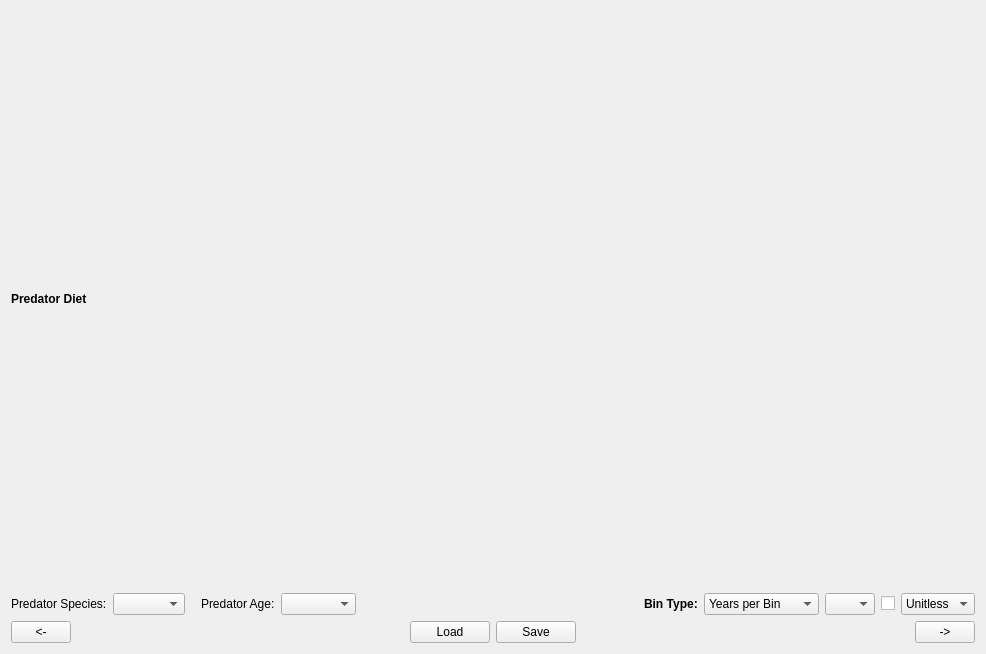
<?xml version="1.0" encoding="UTF-8"?>
<ui version="4.0">
 <class>MSCAA_Tab3_DietTab</class>
 <widget class="QWidget" name="MSCAA_Tab3_DietTab">
  <property name="geometry">
   <rect>
    <x>0</x>
    <y>0</y>
    <width>986</width>
    <height>654</height>
   </rect>
  </property>
  <property name="windowTitle">
   <string>Form</string>
  </property>
  <layout class="QVBoxLayout" name="verticalLayout">
   <item>
    <widget class="QLabel" name="label_3">
     <property name="font">
      <font>
       <weight>75</weight>
       <bold>true</bold>
      </font>
     </property>
     <property name="text">
      <string>Predator Diet</string>
     </property>
    </widget>
   </item>
   <item>
    <layout class="QHBoxLayout" name="horizontalLayout">
     <item>
      <widget class="QLabel" name="label">
       <property name="font">
        <font>
         <weight>50</weight>
         <bold>false</bold>
        </font>
       </property>
       <property name="text">
        <string>Predator Species:</string>
       </property>
      </widget>
     </item>
     <item>
      <widget class="QComboBox" name="MSCAA_Tab3_PredatorSpeciesCMB">
       <property name="font">
        <font>
         <weight>50</weight>
         <bold>false</bold>
        </font>
       </property>
      </widget>
     </item>
     <item>
      <spacer name="horizontalSpacer_2">
       <property name="orientation">
        <enum>Qt::Horizontal</enum>
       </property>
       <property name="sizeType">
        <enum>QSizePolicy::Fixed</enum>
       </property>
       <property name="sizeHint" stdset="0">
        <size>
         <width>10</width>
         <height>20</height>
        </size>
       </property>
      </spacer>
     </item>
     <item>
      <widget class="QLabel" name="label_2">
       <property name="font">
        <font>
         <weight>50</weight>
         <bold>false</bold>
        </font>
       </property>
       <property name="text">
        <string>Predator Age:</string>
       </property>
      </widget>
     </item>
     <item>
      <widget class="QComboBox" name="MSCAA_Tab3_PredatorAgeCMB">
       <property name="sizePolicy">
        <sizepolicy hsizetype="Fixed" vsizetype="Fixed">
         <horstretch>0</horstretch>
         <verstretch>0</verstretch>
        </sizepolicy>
       </property>
       <property name="minimumSize">
        <size>
         <width>75</width>
         <height>0</height>
        </size>
       </property>
       <property name="maximumSize">
        <size>
         <width>75</width>
         <height>16777215</height>
        </size>
       </property>
       <property name="font">
        <font>
         <weight>50</weight>
         <bold>false</bold>
        </font>
       </property>
      </widget>
     </item>
     <item>
      <spacer name="horizontalSpacer">
       <property name="orientation">
        <enum>Qt::Horizontal</enum>
       </property>
       <property name="sizeHint" stdset="0">
        <size>
         <width>40</width>
         <height>20</height>
        </size>
       </property>
      </spacer>
     </item>
     <item>
      <widget class="QLabel" name="label_4">
       <property name="font">
        <font>
         <weight>75</weight>
         <bold>true</bold>
        </font>
       </property>
       <property name="text">
        <string>Bin Type:</string>
       </property>
      </widget>
     </item>
     <item>
      <widget class="QComboBox" name="MSCAA_Tab3_BinTypeCMB">
       <property name="sizePolicy">
        <sizepolicy hsizetype="Fixed" vsizetype="Fixed">
         <horstretch>0</horstretch>
         <verstretch>0</verstretch>
        </sizepolicy>
       </property>
       <property name="minimumSize">
        <size>
         <width>115</width>
         <height>0</height>
        </size>
       </property>
       <property name="maximumSize">
        <size>
         <width>115</width>
         <height>16777215</height>
        </size>
       </property>
       <item>
        <property name="text">
         <string>Years per Bin</string>
        </property>
       </item>
       <item>
        <property name="text">
         <string>Number of Bins</string>
        </property>
       </item>
      </widget>
     </item>
     <item>
      <widget class="QComboBox" name="MSCAA_Tab3_NumSegCMB">
       <property name="sizePolicy">
        <sizepolicy hsizetype="Fixed" vsizetype="Fixed">
         <horstretch>0</horstretch>
         <verstretch>0</verstretch>
        </sizepolicy>
       </property>
       <property name="minimumSize">
        <size>
         <width>50</width>
         <height>0</height>
        </size>
       </property>
       <property name="maximumSize">
        <size>
         <width>50</width>
         <height>16777215</height>
        </size>
       </property>
       <property name="toolTip">
        <string>Number of Years per Bin</string>
       </property>
       <property name="statusTip">
        <string>Number of Years per Bin</string>
       </property>
      </widget>
     </item>
     <item>
      <widget class="QCheckBox" name="MSCAA_Tab3_AutoFillSegCB">
       <property name="toolTip">
        <string>Fill the First Year and Last Year segment cells</string>
       </property>
       <property name="statusTip">
        <string>Fill the First Year and Last Year segment cells</string>
       </property>
       <property name="text">
        <string/>
       </property>
      </widget>
     </item>
     <item>
      <widget class="QComboBox" name="MSCAA_Tab3_UnitsCMB">
       <property name="toolTip">
        <string>Units</string>
       </property>
       <property name="statusTip">
        <string>Units</string>
       </property>
       <item>
        <property name="text">
         <string>Unitless</string>
        </property>
       </item>
      </widget>
     </item>
    </layout>
   </item>
   <item>
    <layout class="QVBoxLayout" name="MSCAA_Tab3_TVLayoutLT"/>
   </item>
   <item>
    <layout class="QHBoxLayout" name="horizontalLayout_87">
     <item>
      <widget class="QPushButton" name="MSCAA_Tab3_PrevPB">
       <property name="sizePolicy">
        <sizepolicy hsizetype="Fixed" vsizetype="Fixed">
         <horstretch>0</horstretch>
         <verstretch>0</verstretch>
        </sizepolicy>
       </property>
       <property name="minimumSize">
        <size>
         <width>60</width>
         <height>0</height>
        </size>
       </property>
       <property name="maximumSize">
        <size>
         <width>60</width>
         <height>16777215</height>
        </size>
       </property>
       <property name="toolTip">
        <string>Go to the previous page</string>
       </property>
       <property name="statusTip">
        <string>Go to the previous page</string>
       </property>
       <property name="text">
        <string>&lt;-</string>
       </property>
      </widget>
     </item>
     <item>
      <spacer name="horizontalSpacer_95">
       <property name="orientation">
        <enum>Qt::Horizontal</enum>
       </property>
       <property name="sizeHint" stdset="0">
        <size>
         <width>40</width>
         <height>20</height>
        </size>
       </property>
      </spacer>
     </item>
     <item>
      <widget class="QPushButton" name="MSCAA_Tab3_LoadPB">
       <property name="enabled">
        <bool>true</bool>
       </property>
       <property name="toolTip">
        <string>Load table data</string>
       </property>
       <property name="statusTip">
        <string>Load table data</string>
       </property>
       <property name="text">
        <string>Load</string>
       </property>
      </widget>
     </item>
     <item>
      <widget class="QPushButton" name="MSCAA_Tab3_SavePB">
       <property name="enabled">
        <bool>true</bool>
       </property>
       <property name="toolTip">
        <string>Save above table data</string>
       </property>
       <property name="statusTip">
        <string>Save above table data</string>
       </property>
       <property name="text">
        <string>Save</string>
       </property>
      </widget>
     </item>
     <item>
      <spacer name="verticalSpacer_42">
       <property name="orientation">
        <enum>Qt::Horizontal</enum>
       </property>
       <property name="sizeType">
        <enum>QSizePolicy::Expanding</enum>
       </property>
       <property name="sizeHint" stdset="0">
        <size>
         <width>48</width>
         <height>20</height>
        </size>
       </property>
      </spacer>
     </item>
     <item>
      <widget class="QPushButton" name="MSCAA_Tab3_NextPB">
       <property name="sizePolicy">
        <sizepolicy hsizetype="Fixed" vsizetype="Fixed">
         <horstretch>0</horstretch>
         <verstretch>0</verstretch>
        </sizepolicy>
       </property>
       <property name="minimumSize">
        <size>
         <width>60</width>
         <height>0</height>
        </size>
       </property>
       <property name="maximumSize">
        <size>
         <width>60</width>
         <height>16777215</height>
        </size>
       </property>
       <property name="toolTip">
        <string>Go to next tab page</string>
       </property>
       <property name="statusTip">
        <string>Go to next tab page</string>
       </property>
       <property name="text">
        <string>-&gt;</string>
       </property>
      </widget>
     </item>
    </layout>
   </item>
  </layout>
 </widget>
 <resources/>
 <connections/>
</ui>
